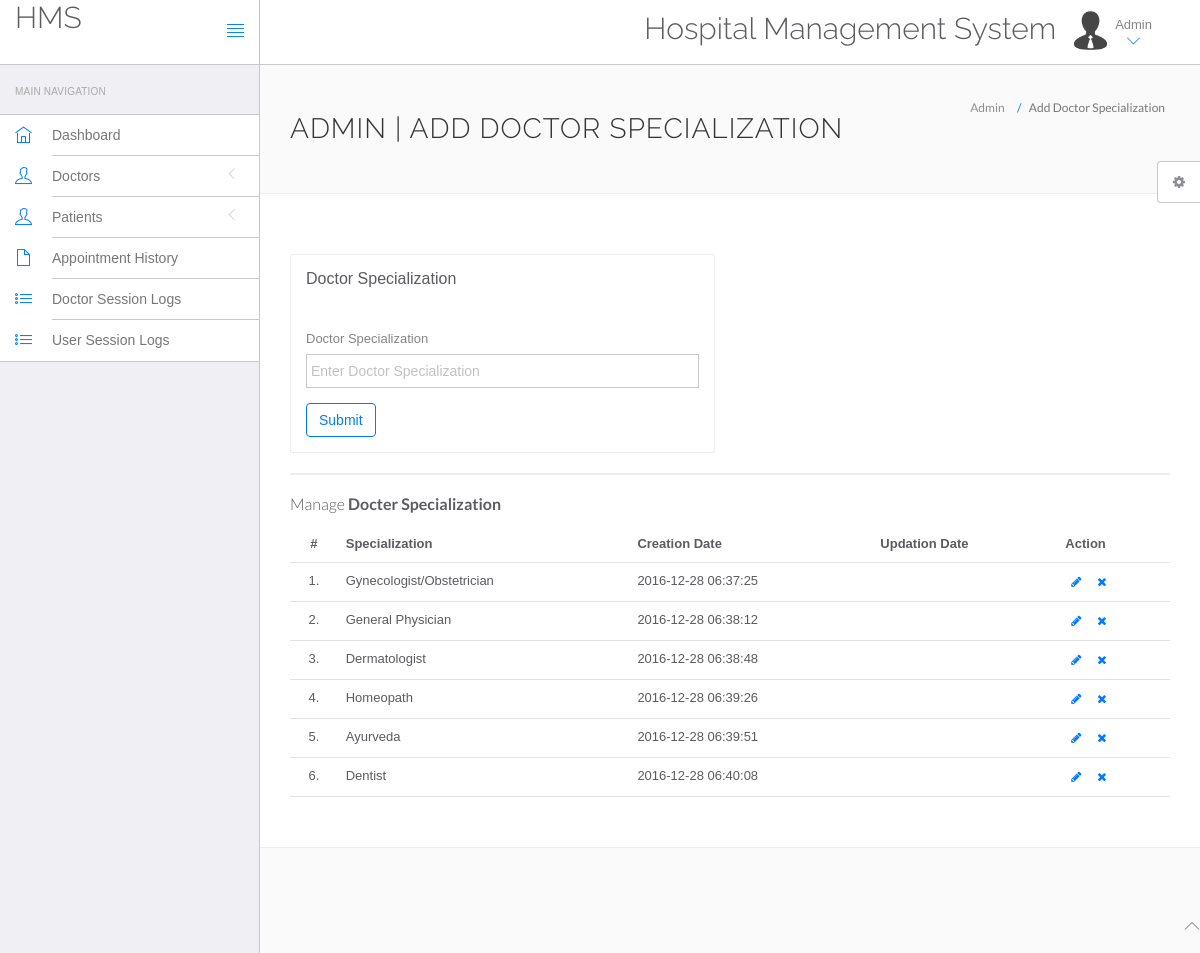
/hms/admin/doctor-specilization.php (signed in), run on the app's committed database.
### tables this page shows
CREATE TABLE `doctorspecilization` (
  `id` int(11) NOT NULL AUTO_INCREMENT,
  `specilization` varchar(255) NOT NULL,
  `creationDate` timestamp NOT NULL DEFAULT CURRENT_TIMESTAMP,
  `updationDate` varchar(255) NOT NULL,
  PRIMARY KEY (`id`)
);

### hms/admin/doctor-specilization.php (the view, shortened to what this page needs)
<?php
include('include/config.php');
?>
<!DOCTYPE html>
<html lang="en">
	<head>
		<link rel="stylesheet" href="vendor/bootstrap/css/bootstrap.min.css">
		<link rel="stylesheet" href="vendor/fontawesome/css/font-awesome.min.css">
		<link rel="stylesheet" href="vendor/themify-icons/themify-icons.min.css">
		<link href="vendor/animate.css/animate.min.css" rel="stylesheet" media="screen">
		<link href="vendor/perfect-scrollbar/perfect-scrollbar.min.css" rel="stylesheet" media="screen">
		<link href="vendor/switchery/switchery.min.css" rel="stylesheet" media="screen">
		<link href="vendor/bootstrap-touchspin/jquery.bootstrap-touchspin.min.css" rel="stylesheet" media="screen">
		<link href="vendor/select2/select2.min.css" rel="stylesheet" media="screen">
		<link href="vendor/bootstrap-datepicker/bootstrap-datepicker3.standalone.min.css" rel="stylesheet" media="screen">
		<link href="vendor/bootstrap-timepicker/bootstrap-timepicker.min.css" rel="stylesheet" media="screen">
		<link rel="stylesheet" href="assets/css/styles.css">
		<link rel="stylesheet" href="assets/css/plugins.css">
		<link rel="stylesheet" href="assets/css/themes/theme-1.css" id="skin_color" />
	</head>
	<body>
		<div id="app">
<?php include('include/sidebar.php');?>
			<div class="app-content">
						<?php include('include/header.php');?>
				<div class="main-content" >
					<div class="wrap-content container" id="container">
						<section id="page-title">
							<div class="row">
								<div class="col-sm-8">
									<h1 class="mainTitle">Admin | Add Doctor Specialization</h1>
																	</div>
								<ol class="breadcrumb">
									<li>
										<span>Admin</span>
									</li>
									<li class="active">
										<span>Add Doctor Specialization</span>
									</li>
								</ol>
							</div>
						</section>
						<div class="container-fluid container-fullw bg-white">
							<div class="row">
								<div class="col-md-12">
									<div class="row margin-top-30">
										<div class="col-lg-6 col-md-12">
											<div class="panel panel-white">
												<div class="panel-heading">
													<h5 class="panel-title">Doctor Specialization</h5>
												</div>
												<div class="panel-body">
													<form role="form" name="dcotorspcl" method="post" >
														<div class="form-group">
															<label for="exampleInputEmail1">
																Doctor Specialization
															</label>
							<input type="text" name="doctorspecilization" class="form-control"  placeholder="Enter Doctor Specialization">
														</div>
														<button type="submit" name="submit" class="btn btn-o btn-primary">
															Submit
														</button>
													</form>
												</div>
											</div>
										</div>
											</div>
										</div>
									<div class="col-lg-12 col-md-12">
											<div class="panel panel-white">
											</div>
										</div>
									</div>
									<div class="row">
								<div class="col-md-12">
									<h5 class="over-title margin-bottom-15">Manage <span class="text-bold">Docter Specialization</span></h5>
									<table class="table table-hover" id="sample-table-1">
										<thead>
											<tr>
												<th class="center">#</th>
												<th>Specialization</th>
												<th class="hidden-xs">Creation Date</th>
												<th>Updation Date</th>
												<th>Action</th>
											</tr>
										</thead>
										<tbody>
<?php
$sql=mysqli_query($con,"select * from doctorSpecilization");
$cnt=1;
while($row=mysqli_fetch_array($sql))
{
?>
											<tr>
												<td class="center"><?php echo $cnt;?>.</td>
												<td class="hidden-xs"><?php echo $row['specilization'];?></td>
												<td><?php echo $row['creationDate'];?></td>
												<td><?php echo $row['updationDate'];?>
												</td>
												<td >
												<div class="visible-md visible-lg hidden-sm hidden-xs">
							<a href="edit-doctor-specialization.php?id=<?php echo $row['id'];?>" class="btn btn-transparent btn-xs" tooltip-placement="top" tooltip="Edit"><i class="fa fa-pencil"></i></a>
	<a href="doctor-specilization.php?id=<?php echo $row['id']?>&del=delete" onClick="return confirm('Are you sure you want to delete?')"class="btn btn-transparent btn-xs tooltips" tooltip-placement="top" tooltip="Remove"><i class="fa fa-times fa fa-white"></i></a>
												</div>
												</td>
											</tr>
											<?php
$cnt=$cnt+1;
											 }?>
										</tbody>
									</table>
								</div>
							</div>
								</div>
							</div>
						</div>
					</div>
				</div>
	<?php include('include/footer.php');?>
	<?php include('include/setting.php');?>
	</body>
</html>

### hms/admin/assets/css/themes/theme-1.css (style rules this page uses)
body { background: #FAFAFA; }

### data on the page
doctorspecilization: specilization "Gynecologist/Obstetrician", creationDate "2016-12-28 06:37:25"
doctorspecilization: specilization "General Physician", creationDate "2016-12-28 06:38:12"
doctorspecilization: specilization "Dermatologist", creationDate "2016-12-28 06:38:48"
doctorspecilization: specilization "Homeopath", creationDate "2016-12-28 06:39:26"
doctorspecilization: specilization "Ayurveda", creationDate "2016-12-28 06:39:51"
doctorspecilization: specilization "Dentist", creationDate "2016-12-28 06:40:08"
